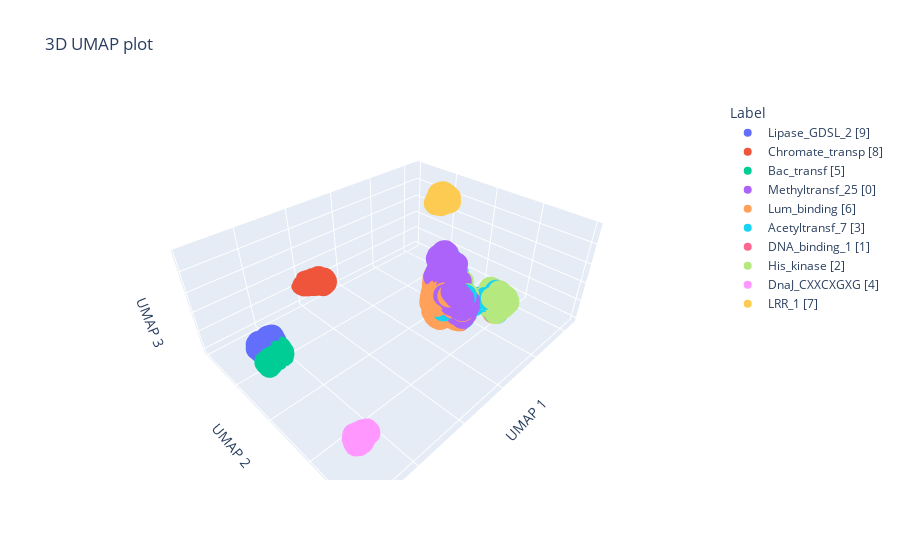

The notebook cell this image was saved under:
### Code cell
# Create a UMAP object with 3 dimensions
umap_3d = umap.UMAP(n_components=3)

# Fit the UMAP model to your data
umap_3d.fit(X_pca)

# Transform your data to the 3D UMAP representation
umap_data_3d = umap_3d.transform(X_pca)

fig = px.scatter_3d(
    x=umap_data_3d[:, 0],
    y=umap_data_3d[:, 1],
    z=umap_data_3d[:, 2],
    color=[index_to_label[i] + " [" + str(i) + "]" for i in sorted_Y],
    labels={"color": "Label"},
    title="3D UMAP plot",
)

fig.update_layout(
    scene=dict(
        xaxis=dict(
            title="UMAP 1",
            showticklabels=False,  # Hide tick labels on X axis
            ticks="",  # Hide ticks on X axis
        ),
        yaxis=dict(
            title="UMAP 2",
            showticklabels=False,  # Hide tick labels on Y axis
            ticks="",  # Hide ticks on Y axis
        ),
        zaxis=dict(
            title="UMAP 3",
            showticklabels=False,  # Hide tick labels on Z axis
            ticks="",  # Hide ticks on Z axis
        ),
    )
)


fig.show()

### Figure 1 — Plotly figure (JSON) as saved in the notebook; plotly's stock layout.template omitted (floating-point values rounded to 4 significant figures; data arrays with more than 128 entries replaced by an {"elided": "..."} marker saying what was removed)
{"data": [{"hovertemplate": "Label=Lipase_GDSL_2 [9]<br>x=%{x}<br>y=%{y}<br>z=%{z}<extra></extra>", "legendgroup": "Lipase_GDSL_2 [9]", "marker": {"color": "#636efa", "symbol": "circle"}, "mode": "markers", "name": "Lipase_GDSL_2 [9]", "scene": "scene", "showlegend": true, "type": "scatter3d", "x": {"elided": "156 float values"}, "y": {"elided": "156 float values"}, "z": {"elided": "156 float values"}}, {"hovertemplate": "Label=Chromate_transp [8]<br>x=%{x}<br>y=%{y}<br>z=%{z}<extra></extra>", "legendgroup": "Chromate_transp [8]", "marker": {"color": "#EF553B", "symbol": "circle"}, "mode": "markers", "name": "Chromate_transp [8]", "scene": "scene", "showlegend": true, "type": "scatter3d", "x": {"elided": "157 float values"}, "y": {"elided": "157 float values"}, "z": {"elided": "157 float values"}}, {"hovertemplate": "Label=Bac_transf [5]<br>x=%{x}<br>y=%{y}<br>z=%{z}<extra></extra>", "legendgroup": "Bac_transf [5]", "marker": {"color": "#00cc96", "symbol": "circle"}, "mode": "markers", "name": "Bac_transf [5]", "scene": "scene", "showlegend": true, "type": "scatter3d", "x": {"elided": "190 float values"}, "y": {"elided": "190 float values"}, "z": {"elided": "190 float values"}}, {"hovertemplate": "Label=Methyltransf_25 [0]<br>x=%{x}<br>y=%{y}<br>z=%{z}<extra></extra>", "legendgroup": "Methyltransf_25 [0]", "marker": {"color": "#ab63fa", "symbol": "circle"}, "mode": "markers", "name": "Methyltransf_25 [0]", "scene": "scene", "showlegend": true, "type": "scatter3d", "x": {"elided": "454 float values"}, "y": {"elided": "454 float values"}, "z": {"elided": "454 float values"}}, {"hovertemplate": "Label=Lum_binding [6]<br>x=%{x}<br>y=%{y}<br>z=%{z}<extra></extra>", "legendgroup": "Lum_binding [6]", "marker": {"color": "#FFA15A", "symbol": "circle"}, "mode": "markers", "name": "Lum_binding [6]", "scene": "scene", "showlegend": true, "type": "scatter3d", "x": {"elided": "187 float values"}, "y": {"elided": "187 float values"}, "z": {"elided": "187 float values"}}, {"hovertemplate": "Label=Acetyltransf_7 [3]<br>x=%{x}<br>y=%{y}<br>z=%{z}<extra></extra>", "legendgroup": "Acetyltransf_7 [3]", "marker": {"color": "#19d3f3", "symbol": "circle"}, "mode": "markers", "name": "Acetyltransf_7 [3]", "scene": "scene", "showlegend": true, "type": "scatter3d", "x": {"elided": "219 float values"}, "y": {"elided": "219 float values"}, "z": {"elided": "219 float values"}}, {"hovertemplate": "Label=DNA_binding_1 [1]<br>x=%{x}<br>y=%{y}<br>z=%{z}<extra></extra>", "legendgroup": "DNA_binding_1 [1]", "marker": {"color": "#FF6692", "symbol": "circle"}, "mode": "markers", "name": "DNA_binding_1 [1]", "scene": "scene", "showlegend": true, "type": "scatter3d", "x": {"elided": "168 float values"}, "y": {"elided": "168 float values"}, "z": {"elided": "168 float values"}}, {"hovertemplate": "Label=His_kinase [2]<br>x=%{x}<br>y=%{y}<br>z=%{z}<extra></extra>", "legendgroup": "His_kinase [2]", "marker": {"color": "#B6E880", "symbol": "circle"}, "mode": "markers", "name": "His_kinase [2]", "scene": "scene", "showlegend": true, "type": "scatter3d", "x": {"elided": "192 float values"}, "y": {"elided": "192 float values"}, "z": {"elided": "192 float values"}}, {"hovertemplate": "Label=DnaJ_CXXCXGXG [4]<br>x=%{x}<br>y=%{y}<br>z=%{z}<extra></extra>", "legendgroup": "DnaJ_CXXCXGXG [4]", "marker": {"color": "#FF97FF", "symbol": "circle"}, "mode": "markers", "name": "DnaJ_CXXCXGXG [4]", "scene": "scene", "showlegend": true, "type": "scatter3d", "x": {"elided": "151 float values"}, "y": {"elided": "151 float values"}, "z": {"elided": "151 float values"}}, {"hovertemplate": "Label=LRR_1 [7]<br>x=%{x}<br>y=%{y}<br>z=%{z}<extra></extra>", "legendgroup": "LRR_1 [7]", "marker": {"color": "#FECB52", "symbol": "circle"}, "mode": "markers", "name": "LRR_1 [7]", "scene": "scene", "showlegend": true, "type": "scatter3d", "x": {"elided": "240 float values"}, "y": {"elided": "240 float values"}, "z": {"elided": "240 float values"}}], "layout": {"legend": {"title": {"text": "Label"}, "tracegroupgap": 0}, "scene": {"domain": {"x": [0, 1], "y": [0, 1]}, "xaxis": {"showticklabels": false, "ticks": "", "title": {"text": "UMAP 1"}}, "yaxis": {"showticklabels": false, "ticks": "", "title": {"text": "UMAP 2"}}, "zaxis": {"showticklabels": false, "ticks": "", "title": {"text": "UMAP 3"}}}, "title": {"text": "3D UMAP plot"}}}
